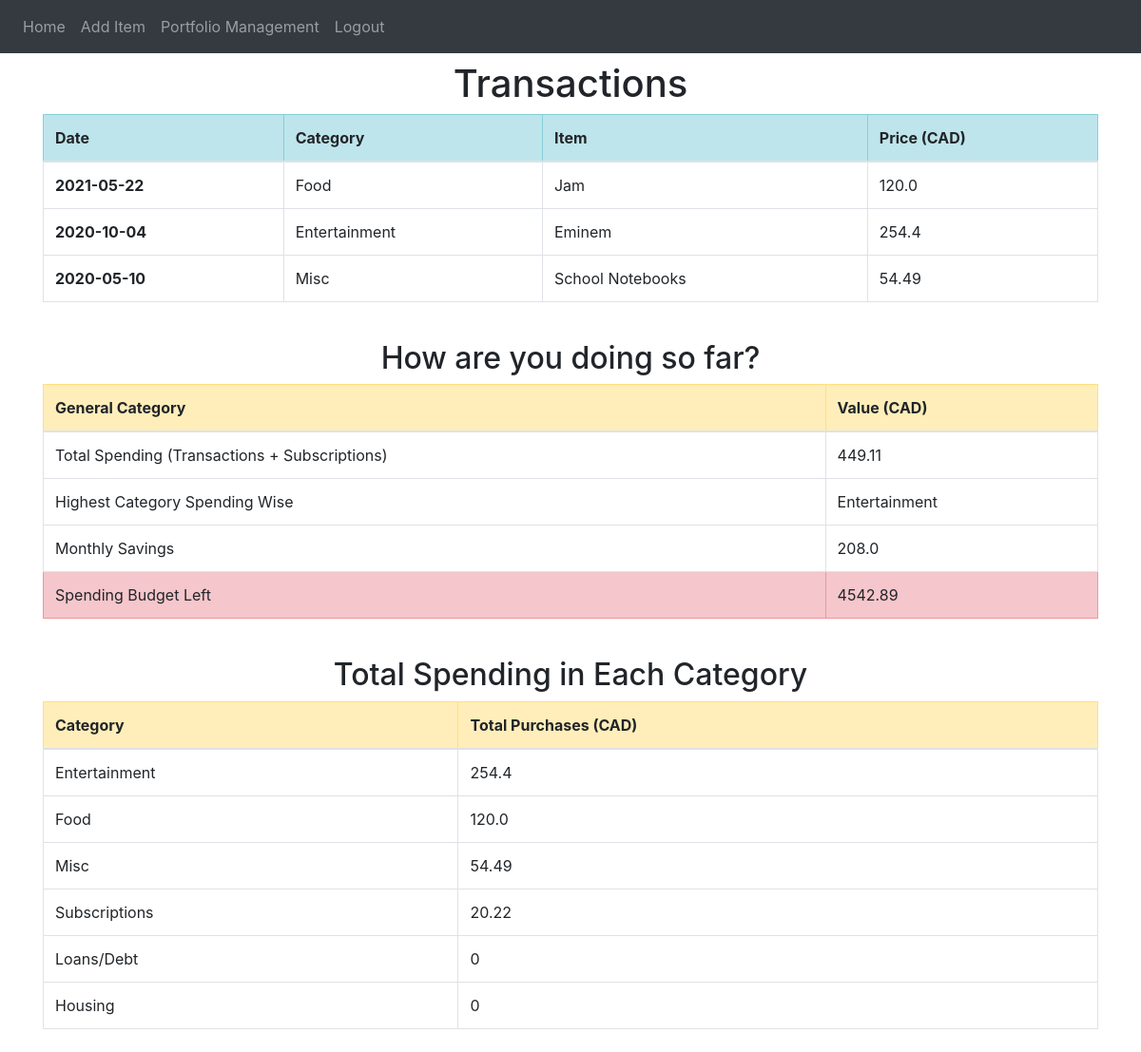
Screenshot of / (signed in) with the database file from the repository.
### website/models.py (models this page shows)
class Transaction(db.Model):
    id = db.Column(db.Integer, primary_key=True)
    date = db.Column(db.String(10))
    category = db.Column(db.String(150))
    item = db.Column(db.String(150))
    price = db.Column(db.Float)
    user_id = db.Column(db.Integer, db.ForeignKey('user.id'))

### website/views.py (the view)
@views.route('/')
@login_required
def home():
    transactions = db.session.query(Transaction).filter_by(user_id=current_user.id).filter(Transaction.category!='Subscriptions').order_by(desc(Transaction.date))
    portfolio = db.session.query(Portfolio).filter_by(user_id=current_user.id).first()
    subs_list = db.session.query(Transaction).\
        filter_by(user_id=current_user.id, category="Subscriptions")
    subscriptions = sum([x.price for x in subs_list])
    total_transactions = round(sum([x.price for x in transactions]), 2)
    savings = round((portfolio.savings_percent / 100) * portfolio.monthly_income, 2)
    budget_left = round(portfolio.monthly_income - subscriptions - total_transactions - savings, 2)
    total_spending = round(total_transactions + subscriptions, 2)
    max_spending_category = utils.get_highest_spending_category()
    total_spending_per_category_list = [{"category": c,
                                       "total_spending":utils.get_total_spending_for_category(c)}
                                       for c in constant.ACCEPTED_CATEGORIES]
    total_spending_per_category_list.sort(key=lambda x:x['total_spending'], reverse=True)
    return render_template("home.html", user=current_user, transactions=transactions,
        total_spending=total_spending,budget_left=budget_left,
        savings=savings, max_spending_category=max_spending_category,
        total_spending_per_category_list=total_spending_per_category_list)

### website/__init__.py (called while the page is built)
def create_app():
    app = Flask(__name__)
    app.config['SECRET_KEY'] = "thisismysecretkey"
    app.config['SQLALCHEMY_DATABASE_URI'] = f'sqlite:///{DB_NAME}'
    app.config['SQLALCHEMY_TRACK_MODIFICATIONS'] = False
    db.init_app(app)
    from .views import views
    from .auth import auth
    app.register_blueprint(views, url_prefix='/')
    app.register_blueprint(auth, url_prefix='/')
    from .models import User, Transaction, Portfolio
    create_database(app)
    login_manager = LoginManager()
    login_manager.login_view = 'auth.login'
    login_manager.init_app(app)
    @login_manager.user_loader
    def load_user(id):
        return User.query.get(int(id))
    return app

### website/utils.py (called while the page is built)
def get_total_spending_for_category(c):
    list = db.session.query(Transaction).filter_by(user_id=current_user.id, category=c)
    return sum([x.price for x in list])

def get_highest_spending_category():
    maximum_spending = -3
    max_category = ''
    for c in constant.ACCEPTED_CATEGORIES:
        val = get_total_spending_for_category(c)
        if val > maximum_spending:
            max_category = c
            maximum_spending = val
    return max_category

### website/templates/home.html (shortened to what this page needs)
{% extends "base.html" %}
{% block content %}
    <h1 class="text-center">Transactions</h1>
    <table class="table table-bordered">
        <thead>
            <tr class="table-info">
                <th scope="col">Date</th>
                <th scope="col">Category</th>
                <th scope="col">Item</th>
                <th scope="col">Price (CAD)</th>
            </tr>
        </thead>
        <tbody>
            {% for transaction in transactions %}
                <tr>
                    <th scope="row">{{ transaction.date }}</th>
                    <td>{{ transaction.category }}</td>
                    <td>{{ transaction.item }}</td>
                    <td>{{ transaction.price * 1.0 }}</td>
                </tr>
            {% endfor %}
        </tbody>
    </table>
    <br />
    <h2 class="text-center">How are you doing so far?</h2>
    <table class="table table-bordered">
        <thead>
            <tr class="table-warning">
                <th scope="col">General Category</th>
                <th scope="col">Value (CAD)</th>
            </tr>
        </thead>
        <tbody>
                <tr>
                    <td>Total Spending (Transactions + Subscriptions)</td>
                    <td>{{ total_spending }}</td>
                </tr>
                <tr>
                    <td>Highest Category Spending Wise</td>
                    <td>{{ max_spending_category }}</td>
                </tr>
                <tr>
                    <td>Monthly Savings</td>
                    <td>{{ savings }}</td>
                </tr>
                <tr class="table-danger">
                    <td>Spending Budget Left</td>
                    <td>{{ budget_left }}</td>
                </tr>
        </tbody>
    </table>
    <br />
    <h2 class="text-center">Total Spending in Each Category</h2>
    <table class="table table-bordered">
        <thead>
            <tr class="table-warning">
                <th scope="col">Category</th>
                <th scope="col">Total Purchases (CAD)</th>
            </tr>
        </thead>
        <tbody>
            {% for dict in total_spending_per_category_list %}
                <tr>
                    <td>{{ dict['category'] }}</td>
                    <td>{{ dict['total_spending'] }}</td>
                </tr>
            {% endfor %}
        </tbody>
    </table>
{% endblock %}

### rows the page displays
Transaction: category "Food", total_spending "120.0"
Transaction: category "Entertainment", total_spending "254.4"
Transaction: category "Misc", total_spending "54.49"
Transaction: category "Subscriptions", total_spending "20.22"

### other values shown
{{ total_spending }} "449.11"
{{ savings }} "208.0"
{{ budget_left }} "4542.89"
{{ dict['category'] }} "Loans/Debt" "Housing"
{{ dict['total_spending'] }} "0" "0"
